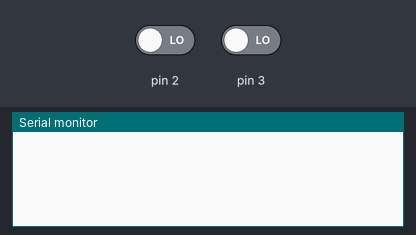
The sketch below on a simulated Arduino Uno, built with avr-gcc and run on an emulated ATmega328P. Shown: the last lines printed to the serial monitor. The test bench sets the inputs (shaded band); at power-on: pin 2 LOW, pin 3 LOW.

Above: at 1.2 s.
1.3 s: pin 2 driven HIGH
At 2.2 s:
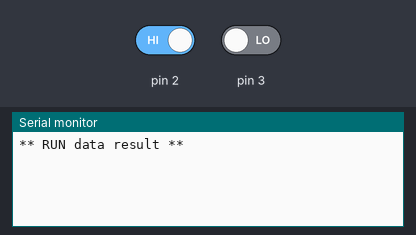
2.8 s: pin 3 driven HIGH
At 3.4 s:
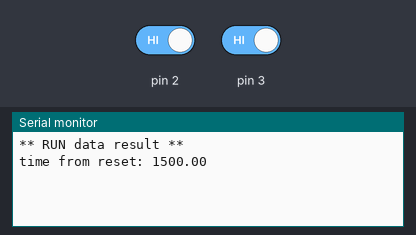

The sketch:

test_controller.ino
```cpp
void setup(){
    Serial.begin(9600);
    attachInterrupt(digitalPinToInterrupt(2), start, RISING);
    attachInterrupt(digitalPinToInterrupt(3), stop, RISING);
}

double strtime = 0;

void loop(){
}

void start(){
    Serial.println("** RUN data result **");
    strtime = millis();
}

void stop(){
    Serial.print("time from reset: ");
    Serial.println(millis()-strtime);
}
```

Measured:
- after the input at 1.3 s, the serial monitor: prints a new line at once (image 1)
- after the input at 2.8 s, the serial monitor: prints a new line at once (image 2)
